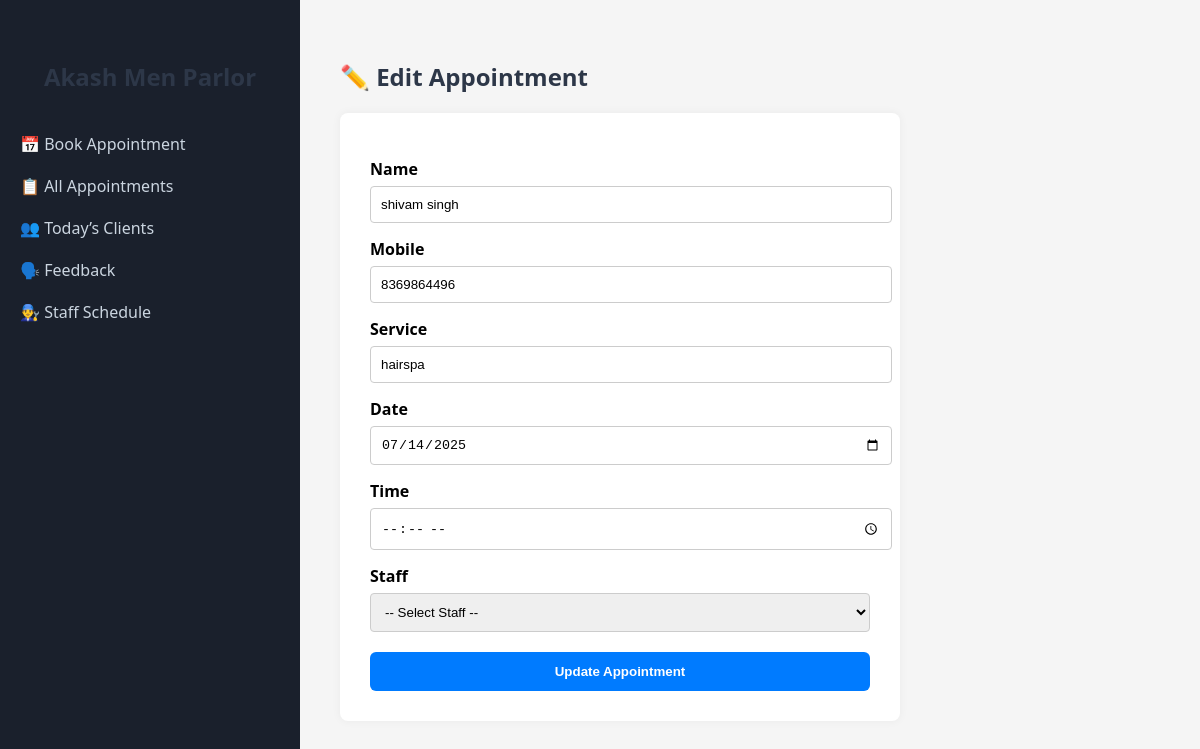
Screenshot of /admin/edit/9 with the database file from the repository.
### tables this page shows
CREATE TABLE appointments (
            id INTEGER PRIMARY KEY AUTOINCREMENT,
            name TEXT, mobile TEXT, service TEXT,
            date TEXT, time TEXT, created_at TEXT,
            staff_id INTEGER
        , address TEXT, source TEXT, amount_paid INTEGER, queue_number INTEGER, email TEXT);

### app2.py (the view, shortened to what this page needs)
@app.route('/admin/edit/<int:id>', methods=['GET', 'POST'])
def edit_appointment(id):
    with sqlite3.connect(DB) as conn:
        staff_list = conn.execute("SELECT id, name FROM staff").fetchall()
        appointment = conn.execute('SELECT * FROM appointments WHERE id=?', (id,)).fetchone()
    return render_template('edit_appointment.html', appointment=appointment, staff_list=staff_list)

### templates/edit_appointment.html (shortened to what this page needs)
<!DOCTYPE html>
<html lang="en">
<head>
</head>
<body>
<aside>
    <h2>Akash Men Parlor</h2>
    <ul>
        <li><a href="/book">📅 Book Appointment</a></li>
        <li><a href="/admin/appointments">📋 All Appointments</a></li>
        <li><a href="/admin/clients/today">👥 Today’s Clients</a></li>
        <li><a href="/admin/feedback">🗣️ Feedback</a></li>
        <li><a href="/admin/staff/schedule">👨‍🔧 Staff Schedule</a></li>
    </ul>
</aside>
<div class="main-content">
    <h2>✏️ Edit Appointment</h2>
    <form method="POST">
        <label>Name</label>
        <input type="text" name="name" value="{{ appointment[1] }}" required>
        <label>Mobile</label>
        <input type="text" name="mobile" value="{{ appointment[2] }}" required>
        <label>Service</label>
        <input type="text" name="service" value="{{ appointment[3] }}" required>
        <label>Date</label>
        <input type="date" name="date" value="{{ appointment[4] }}" required>
        <label>Time</label>
        <input type="time" name="time" value="{{ appointment[5] }}" required>
        <label>Staff</label>
        <select name="staff_id" required>
            <option value="">-- Select Staff --</option>
        </select>
        <button type="submit">Update Appointment</button>
    </form>
</div>
</body>
</html>

### templates/edit_appointment.html (style rules this page uses)
body { margin: 0; font-family: 'Segoe UI', sans-serif; display: flex; background: #f5f5f5; min-height: 100vh; }
aside { background-color: #1a202c; color: white; width: 260px; padding: 40px 20px; }
aside h2 { text-align: center; margin-bottom: 40px; }
aside ul { list-style: none; padding: 0; }
aside ul li { margin: 20px 0; }
aside ul li a { color: #cbd5e0; text-decoration: none; transition: 0.3s; }
.main-content { flex: 1; padding: 40px; }
h2 { color: #2d3748; }
form { background-color: white; padding: 30px; border-radius: 8px; box-shadow: 0 0 10px rgba(0,0,0,0.05); max-width: 500px; }
label { display: block; margin-top: 15px; font-weight: bold; }
input, select { width: 100%; padding: 10px; margin-top: 6px; border: 1px solid #ccc; border-radius: 4px; }
button { margin-top: 20px; background-color: #007bff; color: white; padding: 12px; width: 100%; border: none; border-radius: 6px; font-weight: bold; cursor: pointer; }

### rows the page displays
appointments: name "shivam singh", mobile "8369864496", service "hairspa", date "07/14/2025"
